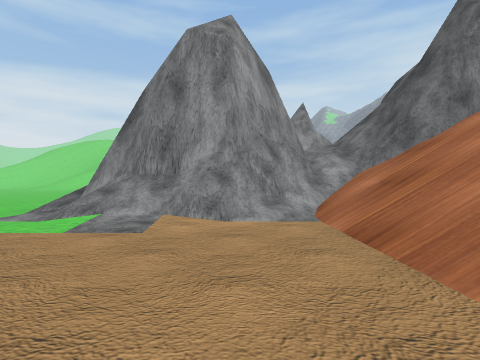
view 1 (above)

12 first-person views from a walk through a Unity game level. The camera is 1.3 m above the floor, looks level and sees 80° across. The floor is counted in squares, 2 m on a side. Each view is taken from the middle of a square. On the plan, view 1 faces up. The plan holds only what a view shows up to about 9 squares ahead; the rest is blank. The place goes on beyond the plan. The player is left out.

view 2
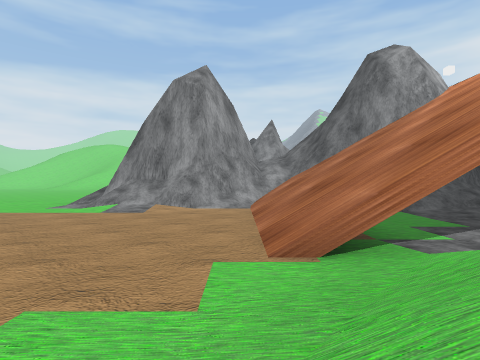

view 3
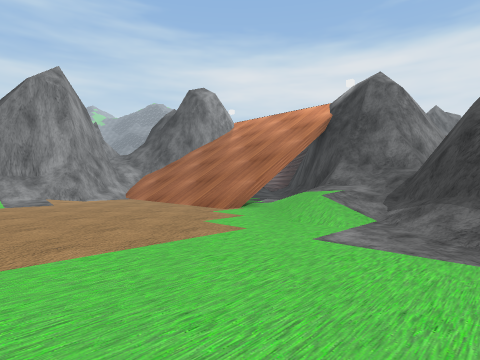

view 4
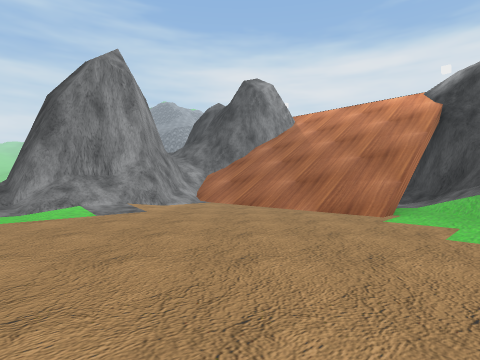

view 5
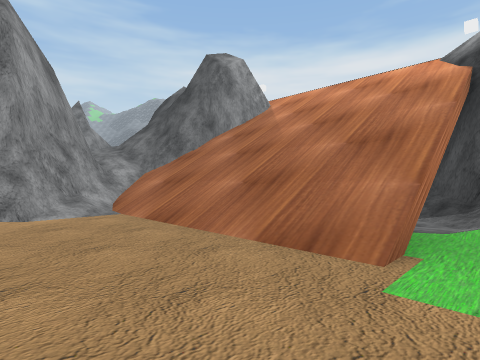

view 6
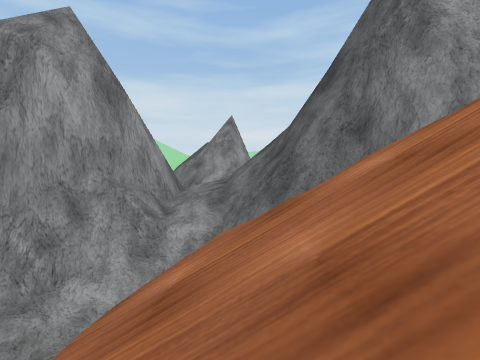

view 7
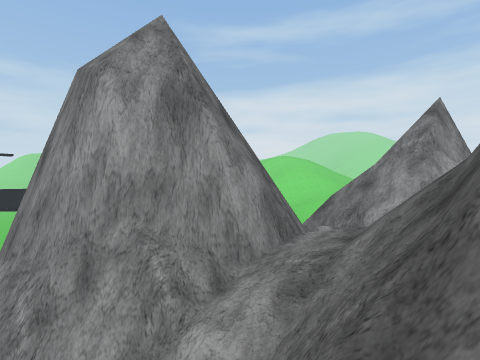

view 8
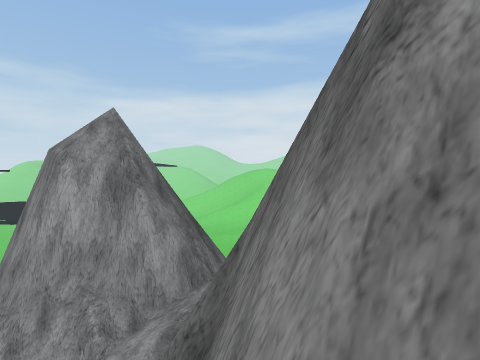

view 9
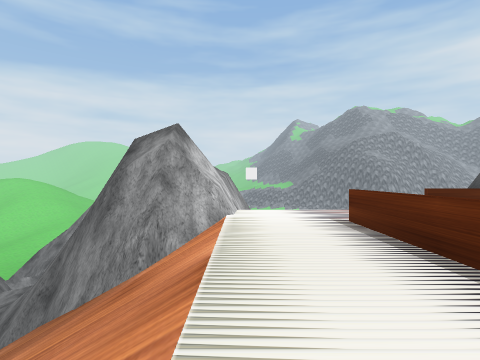

view 10
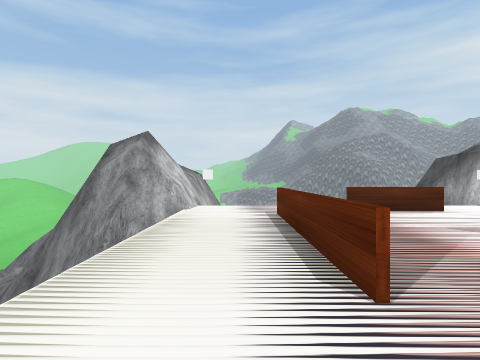

view 11
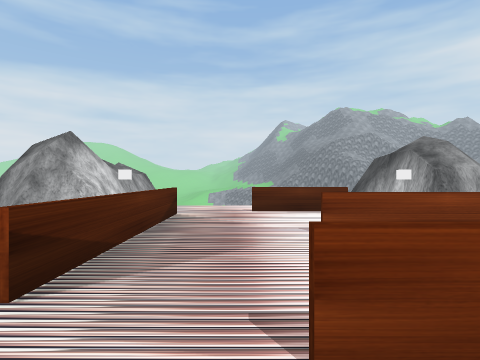

view 12
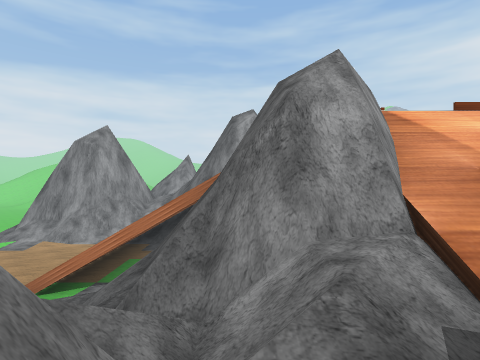

### Floor plan
Key: @ floor where view 1 was taken; # wall or solid block; . main floor; : floor 0.25 m higher than the main floor; + floor 1 m higher than the main floor; * floor 7.5 m higher than the main floor; / step, stairs or slope; = window, fence, low wall or low ledge; B white block; O other object.
Columns run from 4 left of view 1 to 15 right of it. Each row starts with its distance up from view 1.
 12       ##
 11     ####
 10     #///
  9     ##/     #
  8      #///####      #
  7  #   #/### #O***  *#
  6 /#####/=####***===*
  5 .///#///////**=***
  4 ......//////**=*===
  3 ......///.: **=****
  2 ......///.  **=**
  1 ......//   =***==
  0 ....@.//#===B/**
 -1 ......./=####//
 -2 ....../+/####//
 -3  ....////###//
 -4  ..../###=///
 -5  .... # ##/
 -6           /

Where each view was taken, in squares from view 1:
view 1: 0 up, 0 right, facing up
view 2: 3 down, 1 right, facing up
view 3: 5 down, 3 left, facing up-right
view 4: 2 down, 4 left, facing up-right
view 5: 1 down, 1 left, facing up-right
view 6: 2 up, 3 right, facing up
view 7: 5 up, 4 right, facing up-left
view 8: 5 up, 6 right, facing up-left
view 9: 1 up, 8 right, facing up
view 10: 0 up, 9 right, facing up
view 11: 0 up, 11 right, facing up
view 12: 6 down, 6 right, facing up
